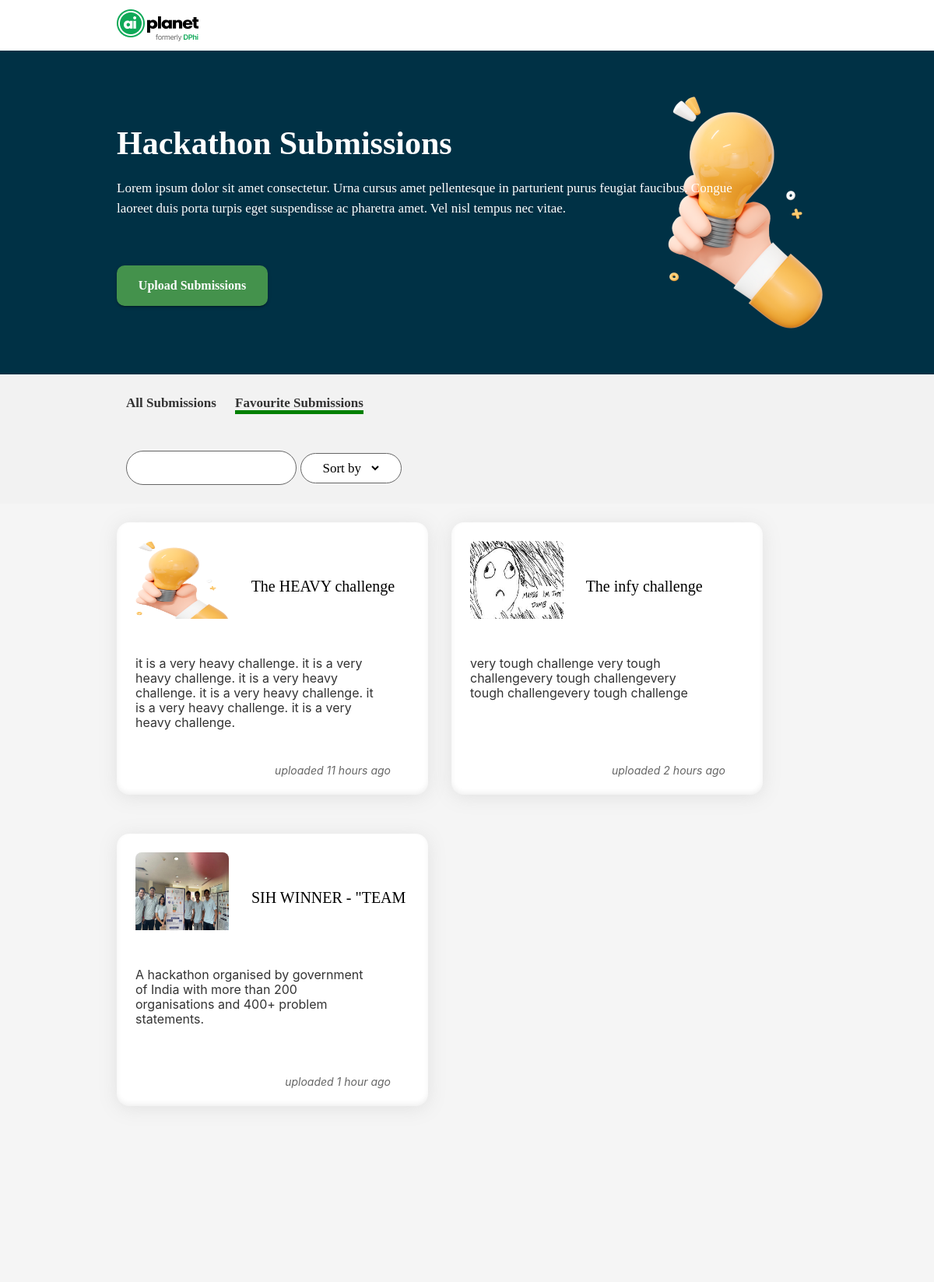
/favourite/, run on the app's committed database.
### home/models.py (models this page shows, shortened)
class submission(models.Model):
    id = models.AutoField('id',primary_key=True)
    flag=models.BooleanField('flag')
    pub_date = models.DateTimeField(auto_now_add= True)
    last_edited= models.DateTimeField(auto_now= True)
    Title=models.CharField('title',blank=False,max_length=200)
    Summary=models.CharField('summary',blank=True,max_length=500)
    Description=models.TextField('summary',blank=True)
    Hackathon_name=models.CharField('hackathonname',blank=False,max_length=200)
    Hackathon_startdate=models.DateField('hackathonstartdate',blank=False)
    Hackathon_enddate=models.DateField('hackathonenddate',blank=False)
    Github=models.URLField('github')
    Other=models.URLField('others',blank=True)
    image=models.ImageField(upload_to="", default=None)
    def whenpublished(self):
       now = timezone.now()
       diff= now - self.pub_date
       if diff.days == 0 and diff.seconds >= 0 and diff.seconds < 60:
           seconds= diff.seconds
           if seconds == 1:
               return "uploaded " + str(seconds) +  "second ago"
           else:
               return "uploaded " + str(seconds) + " seconds ago"
       if diff.days == 0 and diff.seconds >= 60 and diff.seconds < 3600:
           minutes= math.floor(diff.seconds/60)
           if minutes == 1:
               return "uploaded " + str(minutes) + " minute ago"
           else:
               return "uploaded " + str(minutes) + " minutes ago"
       if diff.days == 0 and diff.seconds >= 3600 and diff.seconds < 86400:
           hours= math.floor(diff.seconds/3600)
           if hours == 1:
               return "uploaded " + str(hours) + " hour ago"
           else:
               return "uploaded " + str(hours) + " hours ago"

### home/views.py (the view)
# urls.py: path('favourite/', views.favourite, name="favourite"),
def favourite(request):
     selected_option = request.session.get('selected_option')
     hdata=submission.objects.all()
     hdata=submission.objects.all()
     n=len(hdata)
     hndata=[]
     for k in hdata:
          if k.flag==1:
               hndata.append(k)
     return render(request, "index.html",{'posts':hndata,'selected_option': selected_option,'active_link': "FAV"})

### templates/index.html (shortened to what this page needs)
{% load static %}
<!DOCTYPE html>
<html lang="en">
<head>
    <link href="https://cdn.jsdelivr.net/npm/bootstrap@5.3.0-alpha3/dist/css/bootstrap.min.css" rel="stylesheet">
    <link rel="stylesheet" href="../static/css/bootstrap.min.css">
    <link rel="stylesheet" href="{% static 'css/index.css' %}">
</head>
<body>
    <div class="header-container">
        <a href="/">
        <img src="{% static 'images/AI Planet Logo.png' %}" alt="logo"></a>
    </div>
    <div class="banner">
        <div class="banner-head">
            Hackathon Submissions
        </div>
        <img class="banner-logo" src="{% static 'images/banner-logo.png' %}" alt="banner">
        <div class="banner-desc">
            Lorem ipsum dolor sit amet consectetur. Urna cursus amet pellentesque in parturient purus feugiat faucibus. Congue laoreet duis porta turpis eget suspendisse ac pharetra amet. Vel nisl tempus nec vitae.
        </div>
        <a href="/upload/" class="banner-button">Upload Submissions</a>
    </div>
    <div class="navbar">
        <div class="navbar-left">
          <a href="/" class="active" id="allSubmissionsLink">All Submissions</a>
          <a href="/favourite/" id="favoriteSubmissionsLink">Favourite Submissions</a>
        </div>
        <div class="navbar-right">
            <form action="/search/" method="POST" id="myform"> {% csrf_token %}
                <input type="text" id="search-query" name="search-query" namespace="Search">
            <div class="dropdown">
            <select id="order" name="order">
              <option value="none" {% if selected_option != 'newest' and selected_option != 'oldest' %} selected {% endif %}>Sort by</option>
            </select>
            </div>
        </form>
        </div>
      </div>
    <div class="card-contain">
        {% if posts%}
        {% for i in posts|slice:"0:"%}
        <a href="/card/{{i.id}}">
        <div class="card-item">
            <div class="card-head">
                <img src="{{i.image.url}}" class="card-icon" alt="card-logo">
                {{i.Title}}
            </div>
            <div class="card-desc">
                {{i.Summary}}
            </div>
            <div class="card-foot" >{{i.whenpublished}}
            </div>
        </div>
        </a>
        {% endfor %}
        {% else %}
        <div class="card-item">
            NO CARDS FOUND
        </div>
        {% endif %}
    </div>
</body>
</html>

### static/css/index.css (style rules this page uses)
body { padding: 0; margin: 0; }
.header-container { padding: 12px 50px; margin-left: 100px; }
.banner { background: #003145; color: #fff; height: 416px; padding: 0; margin: 0 0; }
.banner-logo { float: right; height: 300px; margin: 58px 142.11px 58px 0; }
.banner-head { display: inline; position: absolute; margin: 88px 0px 0px 150px; font-family: 'Poppins'; font-style: normal; font-weight: 600; font-size: 42px; line-height: 63px; }
.banner-desc { display: inline; position: absolute; width: 792px; margin: 164px 0px 0px 150px; font-family: 'Poppins'; font-style: normal; font-weight: 500; font-size: 17px; line-height: 26px; color: #FFFFFF; }
.banner-button { position: absolute; margin: 276px 0px 0px 150px; width: 194px; height: 52px; padding: 12px 18px; text-align: center; font-family: 'Poppins'; font-style: normal; font-weight: 600; font-size: 16px; line-height: 175%; color: #FFFFFF; background: #44924C; box-shadow: 0px 3px 1px -2px rgba(0, 0, 0, 0.2), 0px 2px 2px rgba(0, 0, 0, 0.14), 0px 1px 5px rgba(0, 0, 0, 0.12); border-radius: 10px; }
.card-contain { position: relative; height: 1000px; background: #F5F5F5; padding: 24px 150px; margin: 0; }
.card-item { float: left; background: #FFFFFF; box-shadow: 0px 3px 24px rgba(132, 132, 132, 0.16), inset 0px -3px 6px rgba(0, 0, 0, 0.06); border-radius: 16px; padding: 24px 24px; width: 400px; height: 350px; margin: 0px 30px 50px 0px; }
.card-head { overflow:hidden; height: 100px; border-radius: 0px 0px; font-family: 'Poppins'; font-style: normal; font-weight: 500; font-size: 20px; line-height: 30px; }
.card-icon { border-radius: 8px; width: 120px; height: 120px; margin-right: 24px; }
.card-desc { width: 312px; height: 90px; margin: 48px 0px; font-family: 'Inter'; font-style: normal; font-weight: 400; font-size: 16px; line-height: 19px; color: #333333; }
.card-foot { float: right; padding: 0px 24px; font-family: 'Inter'; font-style: italic; font-weight: 400; font-size: 14px; line-height: 17px; color: #666666; }
div.card-contain a { color: #000000; text-decoration: none; }
.navbar { display: flex; justify-content: space-between; align-items: center; background-color: #f2f2f2; padding: 0 20px; }
.navbar-left, .navbar-right { padding: 24px 142px; }
.navbar-left a { text-decoration: none; color: #333; font-weight: bold; margin-right: 20px; border-bottom: 5px solid transparent; }
.navbar-left a.active { border-bottom-color: green; }
.navbar-right form { display: flex; align-items: center; }
.navbar-right input[type="text"] { padding: 8px; border: none; border-radius: 5px; margin-right: 10px; }
.navbar-right select { padding: 8px; border: none; border-radius: 24px; background-color: #fff; margin-right: 10px; }
.navbar { display: flex; justify-content: space-between; align-items: center; background-color: #f2f2f2; padding: 0 20px; font-family: 'Poppins'; font-style: normal; font-weight: 500; font-size: 17px; line-height: 26px; text-align: center; color: #333333; }
.dropdown { border-width: 1px; border-style: solid; border-color: #666666; border-radius: 24px; width: 130px; background: rgb(255, 255, 255); }

### data on the page
submission: image (picture), Title "The HEAVY challenge", Summary "it is a very heavy challenge. it is a very heavy challenge. it is a very heavy challenge. it is a very heavy challenge. it is a very heavy challenge. it is a very heavy challenge.", whenpublished "uploaded 11 hours ago"
submission: image (picture), Title "The infy challenge", Summary "very tough challenge very tough challengevery tough challengevery tough challengevery tough challenge", whenpublished "uploaded 2 hours ago"
submission: image (picture), Title "SIH WINNER - \"TEAM…", Summary "A hackathon organised by government of India with more than 200 organisations and 400+ problem statements.", whenpublished "uploaded 1 hour ago"
